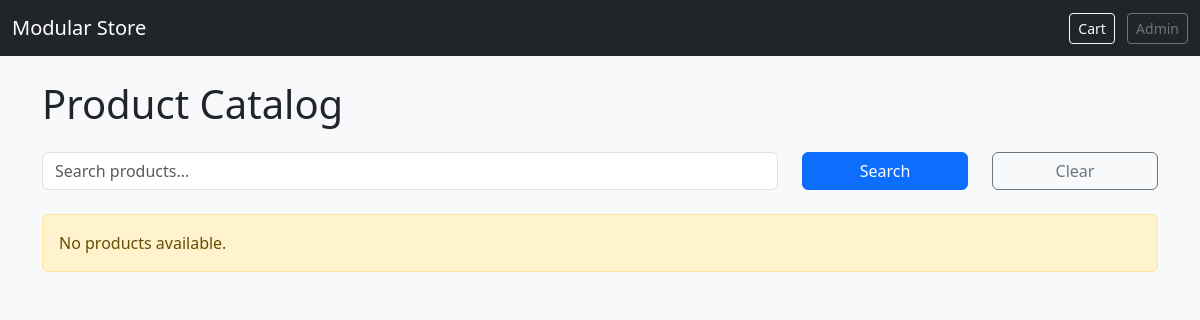
Before: /modules/catalog/views/list.php with the older database file.
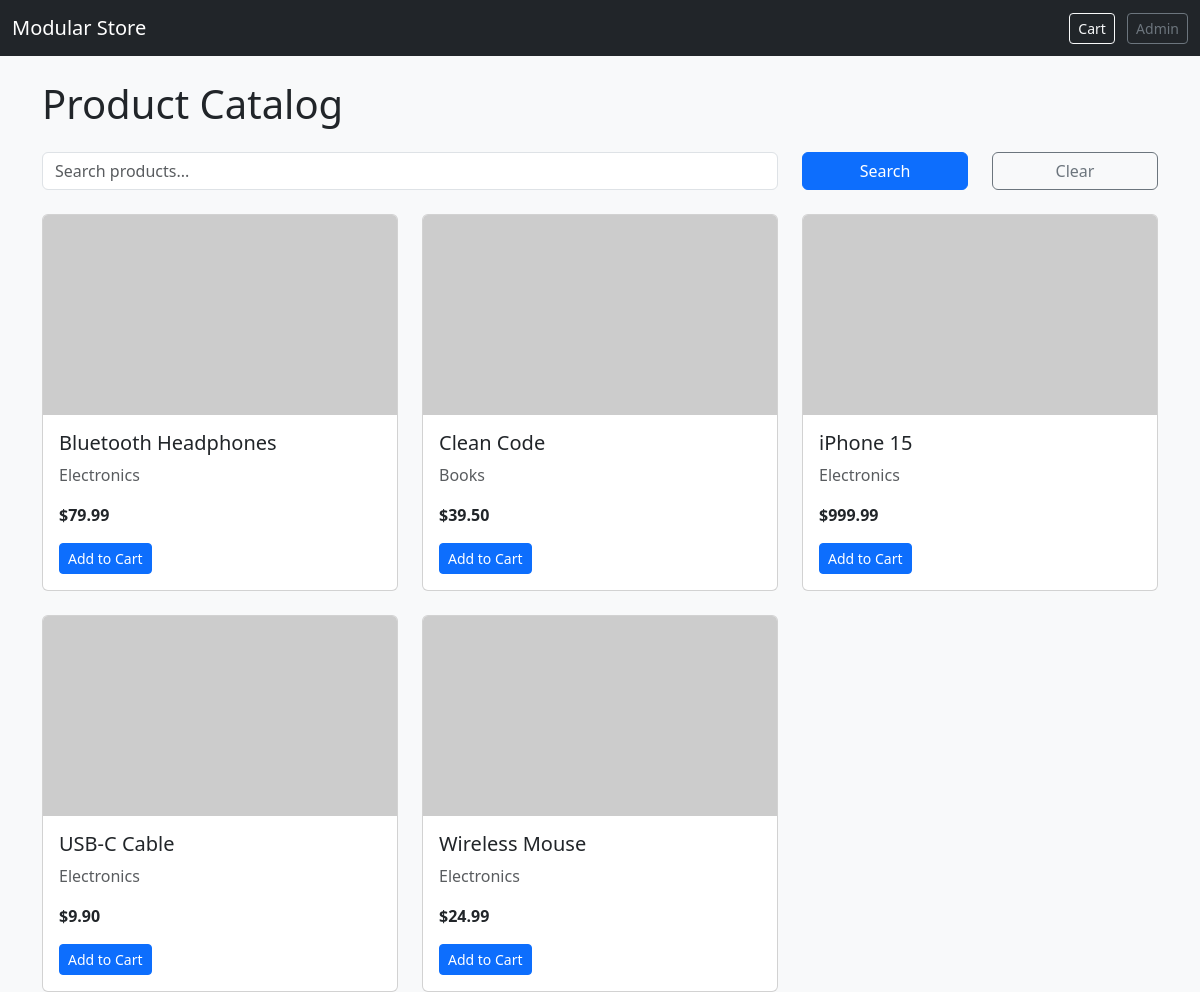
After: the same page with the newer database file.
### tables this page shows
CREATE TABLE `products` (
  `id` int(11) NOT NULL AUTO_INCREMENT,
  `category_id` int(11) NOT NULL,
  `name` varchar(150) NOT NULL,
  `price` decimal(10,2) NOT NULL CHECK (`price` >= 0),
  `stock` int(11) NOT NULL CHECK (`stock` >= 0),
  `image_url` varchar(255) DEFAULT NULL,
  `created_at` datetime DEFAULT current_timestamp(),
  `updated_at` datetime DEFAULT current_timestamp() ON UPDATE current_timestamp(),
  PRIMARY KEY (`id`),
  KEY `category_id` (`category_id`),
  CONSTRAINT `products_ibfk_1` FOREIGN KEY (`category_id`) REFERENCES `categories` (`id`) ON DELETE CASCADE
);

### modules/admin/helpers/auth.php (called while the page is built, shortened)
<?php
function isAdmin(): bool
{
    return isset($_SESSION['admin_id']);
}

### core/bootstrap.php (called while the page is built, shortened)
<?php
function sanitize(string $dirty, string $context = 'string'): string
{
    return htmlspecialchars(trim($dirty), ENT_QUOTES, 'UTF-8');
}

### core/Database.php (called while the page is built, shortened)
<?php
class Database
{
    private static ?PDO $pdo = null;
    public static function conn(): PDO
    {
        if (self::$pdo === null) {
            $dsn = sprintf(
                'mysql:host=%s;dbname=%s;charset=utf8mb4',
                $_ENV['DB_HOST'],
                $_ENV['DB_NAME']
            );
            self::$pdo = new PDO($dsn, $_ENV['DB_USER'], $_ENV['DB_PASS'], [
                PDO::ATTR_ERRMODE            => PDO::ERRMODE_EXCEPTION,
                PDO::ATTR_DEFAULT_FETCH_MODE => PDO::FETCH_ASSOC,
                PDO::ATTR_EMULATE_PREPARES   => false,
            ]);
        }
        return self::$pdo;
    }
}

### modules/catalog/views/list.php (the view, shortened to what this page needs)
<?php
require_once __DIR__ . '/../../../core/bootstrap.php';
require_once __DIR__ . '/../../../core/Database.php';
require_once __DIR__ . '/../../admin/helpers/auth.php';
$search = sanitize($_GET['search'] ?? '');
$whereClause = '';
$params = [];
$sql = "SELECT * FROM v_products $whereClause ORDER BY name ASC";
$stmt = Database::conn()->prepare($sql);
$stmt->execute($params);
$products = $stmt->fetchAll();
?>
<!doctype html>
<html lang="en">
<head>
    <link href="https://cdn.jsdelivr.net/npm/bootstrap@5.3.3/dist/css/bootstrap.min.css" rel="stylesheet">
</head>
<body class="bg-light">
<?php include __DIR__ . '/nav.php'; ?>
<div class="container">
    <h1 class="mb-4">Product Catalog</h1>
    <form method="GET" class="row mb-4">
        <div class="col-md-8">
            <input type="text" name="search" class="form-control"
                   placeholder="Search products..."
                   value="<?= htmlspecialchars($search) ?>">
        </div>
        <div class="col-md-2">
            <button type="submit" class="btn btn-primary w-100">Search</button>
        </div>
        <div class="col-md-2">
            <a href="/modular-store/modules/catalog/views/list.php" class="btn btn-outline-secondary w-100">Clear</a>
        </div>
    </form>
    <?php if (!$products): ?>
        <div class="alert alert-warning">
            <?= $search ? 'No products found for your search.' : 'No products available.' ?>
        </div>
    <?php else: ?>
        <div class="row row-cols-1 row-cols-md-3 g-4">
            <?php foreach ($products as $p): ?>
                <div class="col">
                    <div class="card h-100">
                        <?php if ($p['image_url']): ?>
                            <img src="<?= htmlspecialchars($p['image_url']) ?>"
                                 class="card-img-top"
                                 alt="<?= htmlspecialchars($p['name']) ?>"
                                 style="height: 200px; object-fit: cover;">
                        <?php endif; ?>
                        <div class="card-body">
                            <h5 class="card-title"><?= htmlspecialchars($p['name']) ?></h5>
                            <p class="card-text text-muted"><?= htmlspecialchars($p['category']) ?></p>
                            <p class="fw-bold">$<?= number_format((float)$p['price'], 2) ?></p>
                            <form action="/modular-store/modules/cart/controllers/add.php" method="post">
                                <button class="btn btn-primary btn-sm">Add to Cart</button>
                            </form>
                        </div>
                    </div>
                </div>
            <?php endforeach; ?>
        </div>
    <?php endif; ?>
</div>
</body>
</html>

### modules/catalog/views/nav.php (shortened to what this page needs)
<?php
require_once __DIR__ . '/../../admin/helpers/auth.php';
?>
<nav class="navbar navbar-dark bg-dark mb-4">
    <div class="container-fluid">
        <a class="navbar-brand" href="/modular-store/modules/catalog/views/list.php">Modular Store</a>
        <div>
            <a class="btn btn-outline-light btn-sm me-2" href="/modular-store/modules/cart/controllers/view.php">
                Cart
            </a>
            <?php if (isAdmin()): ?>
                <a class="btn btn-outline-success btn-sm" href="/modular-store/modules/admin/controllers/dashboard.php">Admin Panel</a>
            <?php else: ?>
                <a class="btn btn-outline-secondary btn-sm" href="/modular-store/modules/admin/controllers/login.php">Admin</a>
            <?php endif; ?>
        </div>
    </div>
</nav>

Changed rows visible on the page:
added products: name "Bluetooth Headphones", category "Electronics", price "79.99"
added products: name "Clean Code", category "Books", price "39.50"
added products: name "iPhone 15", category "Electronics", price "999.99"
added products: name "USB-C Cable", category "Electronics", price "9.90"
added products: name "Wireless Mouse", category "Electronics", price "24.99"
Other visible differences:
text no longer shown: "No products available."
